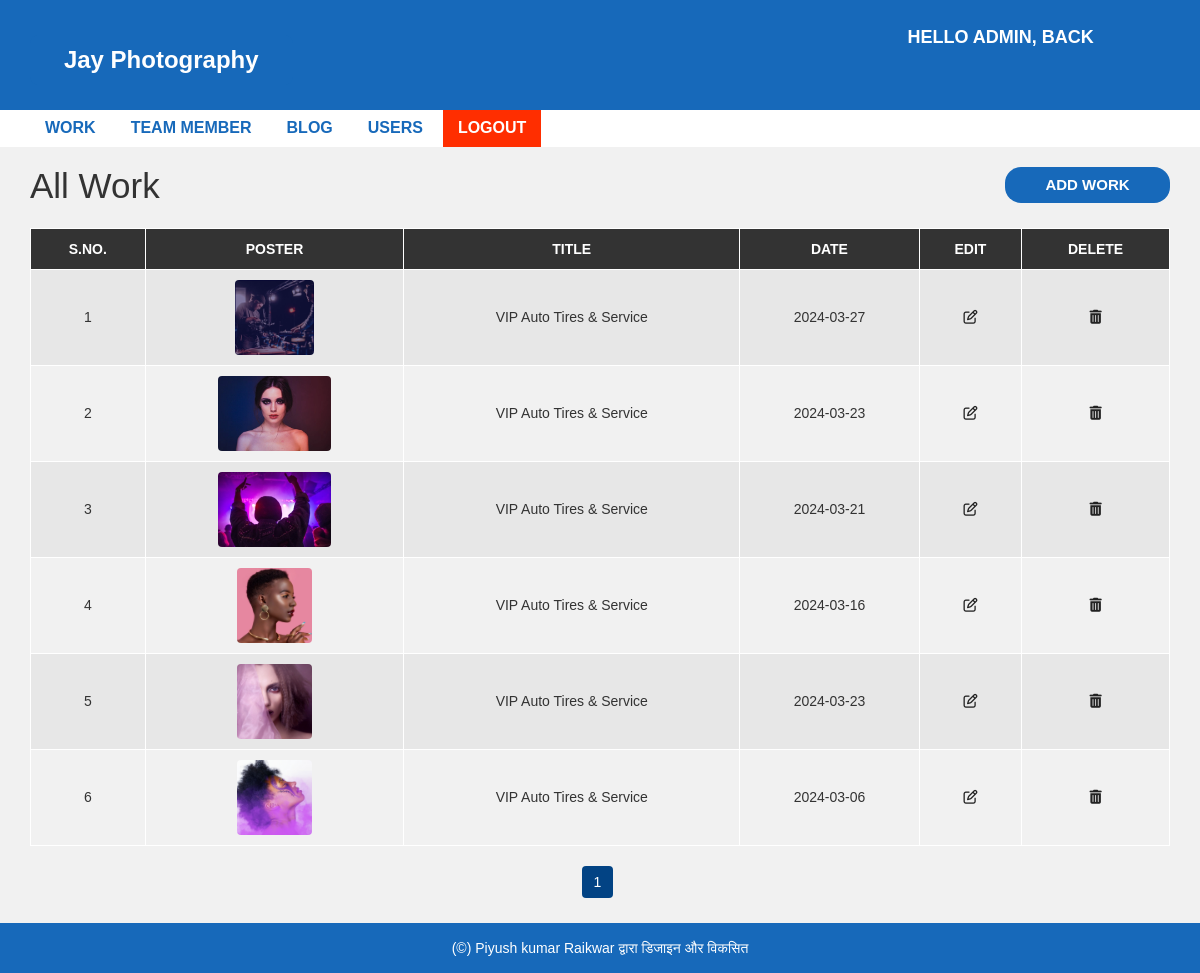
Page /admin/post-read.php (signed in) on the committed database.
### tables this page shows
CREATE TABLE `achievement` (
  `aid` int(11) NOT NULL,
  `atitle` varchar(255) NOT NULL,
  `adate` varchar(255) NOT NULL,
  `atype` varchar(255) NOT NULL,
  `aimg` varchar(255) NOT NULL,
  `userId` varchar(255) NOT NULL,
  `active_record` varchar(255) NOT NULL DEFAULT 'Yes'
);

### admin/config.php (called while the page is built, shortened)
<?php
$hostname = "http://localhost/photographerportfolio";

### admin/post-read.php (the view, shortened to what this page needs)
<?php include "header.php"; ?>
<div id="admin-content">
    <div class="container">
        <div class="row">
            <div class="col-md-10 mb-2">
                <h5 class="admin-heading">All Work</h5>
            </div>
            <div class="col-md-2">
                <a class="add-new" href="post-insert.php" style="border-radius:16px; margin-bottom:25px">Add
                    Work</a>
            </div>
            <div class="col-md-12" style="overflow:scroll">
                <table class="content-table">
                    <thead>
                        <th>S.No.</th>
                        <th>Poster</th>
                        <th>Title</th>
                        <th>Date</th>
                        <th>Edit</th>
                        <th>Delete</th>
                    </thead>
                    <tbody>
                        <?php
                        include("config.php");
                        if (isset($_GET['page_num_index'])) {
                            $page_num_index_by_addbar = $_GET['page_num_index'];
                        } else {
                            $page_num_index_by_addbar = 1;
                        }
                        $record_limit = 10;
                        $offset = ($page_num_index_by_addbar - 1) * $record_limit;
                        $sql_show_user = "SELECT * FROM achievement WHERE active_record = 'Yes' ORDER BY aid DESC LIMIT {$offset},{$record_limit}";
                        $result_sql_show_user = mysqli_query($conn, $sql_show_user) or die("Query Failed!!");
                        if (mysqli_num_rows($result_sql_show_user) > 0) {
                            $serial_num = $offset + 1;
                            while ($row = mysqli_fetch_assoc($result_sql_show_user)) {
                        ?>
                                <tr>
                                    <td class='id'>
                                        <?php echo ($serial_num); ?>
                                    </td>
                                    <td style="text-align:center;">
                                        <img src="upload/<?php echo ($row['aimg']) ?>" alt="Error" style="height: 75px; border-radius:4px">
                                    </td>
                                    <td>
                                        <?php echo ($row['atitle']) ?>
                                    </td>
                                    <td>
                                        <?php echo ($row['adate']) ?>
                                    </td>
                                    <td class='edit'><a href='post-update.php?id=<?php echo ($row["aid"]) ?>'><i class='fa fa-edit'></i></a></td>
                                    <td class='delete'><a href='post-delete.php?id=<?php echo ($row["aid"]) ?>'><i class='fa fa-trash'></i></a></td>
                                </tr>
                        <?php $serial_num++;
                            }
                        } ?>
                    </tbody>
                </table>
                <?php
                $sql_user_show_by_page = "SELECT * FROM achievement WHERE active_record = 'Yes'";
                $result_sql_user_show_by_page = mysqli_query($conn, $sql_user_show_by_page) or die("Query Die --> sql_user_show_by_page");
                if (mysqli_num_rows($result_sql_user_show_by_page) > 0) {
                    $total_user_record = mysqli_num_rows($result_sql_user_show_by_page);
                    $total_page = ceil($total_user_record / $record_limit);
                    echo ("<ul class='pagination admin-pagination'>");
                    for ($i = 1; $i <= $total_page; $i++) {
                        if ($page_num_index_by_addbar == $i) {
                            $active_page = "active";
                        } else {
                            $active_page = "";
                        }
                        echo ("<li class=$active_page><a href='post-read.php?page_num_index=$i'>$i</a></li>");
                    }
                    echo ("</ul>");
                }
                ?>
            </div>
        </div>
    </div>
</div>
<?php include "footer.php"; ?>

### admin/header.php (shortened to what this page needs)
<?php
include("config.php");
?>
<!DOCTYPE html>
<html lang="en">
<head>
    <link rel="stylesheet" href="https://cdnjs.cloudflare.com/ajax/libs/font-awesome/6.4.0/css/all.min.css">
    <link rel="stylesheet" href="../css/bootstrap.minMain.css" />
    <link rel="stylesheet" href="../css/font-awesome.css">
    <link rel="stylesheet" href="../css/adminstyle_centerMain.css">
</head>
<body>
    <div id="header-admin">
        <div class="container">
            <div class="row logo_cover">
                <div class="col-md-3 logo_cover">
                    <h3 class="heading text-center" style="font-weight:700; background:#1769BA; padding:12px 24px; border-radius:8px; color:#fff;">Jay Photography</h3>
                </div>
                <div class="col-md-offset-6  col-md-3">
                    <a href="<?php echo $hostname; ?>" class="admin-logout">Hello
                        <?php echo $_SESSION['username']; ?>,
                        back
                    </a>
                </div>
            </div>
        </div>
    </div>
    <div id="admin-menubar">
        <div class="container">
            <div class="row">
                <div class="col-md-12">
                    <ul class="admin-menu">
                        <li>
                            <a href="post-read.php">Work</a>
                        </li>
                        <?php
                        if ($_SESSION['user_role'] == 1) {
                        ?>
                            <li>
                                <a href="team-read.php">Team Member</a>
                            </li>
                            <li>
                                <a href="blog-read.php">Blog</a>
                            </li>
                            <li>
                                <a href="users.php">Users</a>
                            </li>
                        <?php
                        }
                        ?>
                        <li>
                            <a href="logout.php" style='background:#ff2e00; color:#fff;'>Logout</a>
                        </li>
                    </ul>
                </div>
            </div>
        </div>
    </div>

### admin/footer.php
<div id="footer">
    <div class="container">
        <div class="row">
            <div class="col-md-12">
                               <a href="https://piyushkumar.infinityfreeapp.com">(©) Piyush kumar Raikwar द्वारा डिजाइन और विकसित</a>
            </div>
        </div>
    </div>
</div>
</body>
</html>

### css/adminstyle_centerMain.css (style rules this page uses)
body { background: #f1f1f1; font-family: sans-serif,arial,Helvetica; }
a, a:hover, a:focus { text-decoration: none; outline: none; }
ul { margin:0; padding:0; list-style:none; }
#header-admin { background-color: #1769BA; padding: 15px 0; }
#header-admin .admin-logout { margin: 10px 0; color: #fff; font-size: 18px; font-weight: 600; text-transform: uppercase; display: inline-block; }
#admin-menubar { background-color: #fff; }
#admin-menubar .admin-menu { font-size: 0; }
#admin-menubar .admin-menu li { display: inline-block; margin: 0 5px 0 0; }
#admin-menubar .admin-menu li a { color: #1769BA; font-size: 16px; font-weight: 600; text-transform: uppercase; padding: 7px 15px; display: block; transition: all 0.3s; }
#admin-content { padding: 20px 0; min-height: 750px; }
#admin-content .admin-heading { font-size: 35px; margin: 0 0 15px; }
#admin-content .add-new { color: #fff; background-color: #1769BA; font-size: 15px; font-weight: 600; text-align: center; text-transform: uppercase; padding: 7px 10px; display: block; transition: all 0.3s; }
#admin-content .content-table { border: 1px solid #000; width: 100%; margin: 0 0 20px; }
#admin-content .content-table thead { color: #fff; background-color: #333; }
#admin-content .content-table th { padding: 10px; border: 1px solid #fff; font-weight: 600; text-align: center; text-transform: uppercase; }
#admin-content .content-table tbody { color: #333; }
#admin-content .content-table tbody tr { background-color: #e7e7e7; }
#admin-content .content-table tbody tr:nth-child(even) { background-color: transparent; }
#admin-content .content-table tbody td { padding: 10px; border: 1px solid #fff; text-align: center; }
#admin-content .content-table tbody td:nth-child(2) { text-align: left; }
#admin-content .admin-pagination { margin: 0; }
#admin-content .admin-pagination li a { display: block; }
.id, .edit, .delete { text-align:center; }
.pagination { display: block; text-align: center; margin: 0; }
.pagination li { display:inline-block; margin: 0 5px 0 0; }
.pagination li a { border: none; background: #1769BA; color: #fff; }
.pagination li a:hover, .pagination li.active a, .pagination > li > a:focus { color:#fff; background:#024384; cursor: pointer; }
i.fa { color:#222; }
#footer { color: #fff; padding:15px 0; text-align:center; background-color:#1769BA; }
#footer a { color:#fff; }

### rows in the picture
achievement: aimg (picture), atitle "VIP Auto Tires & Service", adate "2024-03-27"
achievement: aimg (picture), atitle "VIP Auto Tires & Service", adate "2024-03-23"
achievement: aimg (picture), atitle "VIP Auto Tires & Service", adate "2024-03-21"
achievement: aimg (picture), atitle "VIP Auto Tires & Service", adate "2024-03-16"
achievement: aimg (picture), atitle "VIP Auto Tires & Service", adate "2024-03-23"
achievement: aimg (picture), atitle "VIP Auto Tires & Service", adate "2024-03-06"

### other values in the picture
$_SESSION['username'] "ADMIN"
